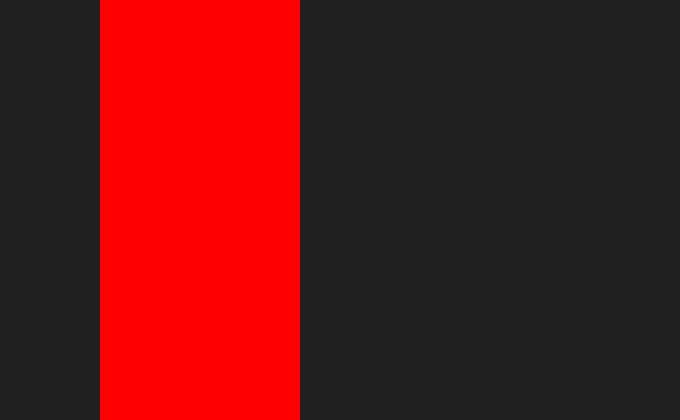
Frame 1 (no input)
Frame 60 (the mouse pressed at the canvas centre just before this capture): identical to frame 1, image omitted
Frame 120 (the mouse held since frame 60 and released just before this capture): identical to frame 1, image omitted

The Processing sketch that drew this single still picture (run headless with seeded random() and noise(); from frame 60 on, the mouse is pressed at the canvas centre):

// Processing sketch: sketch_02_04_RegionsB
// ── sketch_02_04_RegionsB.pde
int x1 = 100;
int x2 = 300;

void setup() {
  size(680, 420);
  background(32);
  noStroke();
  rectMode(CORNERS);
}

void draw() {
  background(32);

  // 1. The '&&' here is asking if it is true that mouseX is both
  //    greater than the rectangle's left side and lesser than the
  //    rectangle's right side. If the mouse is in the gray on either
  //    side of the sketch, one of these conditions is true, but the
  //    other is not.
  if (mouseX > x1 && mouseX < x2) {
    fill(0, 255, 0);
  } else {
    fill(255, 0, 0);
  }
  rect(x1, 0, x2, height);
}
